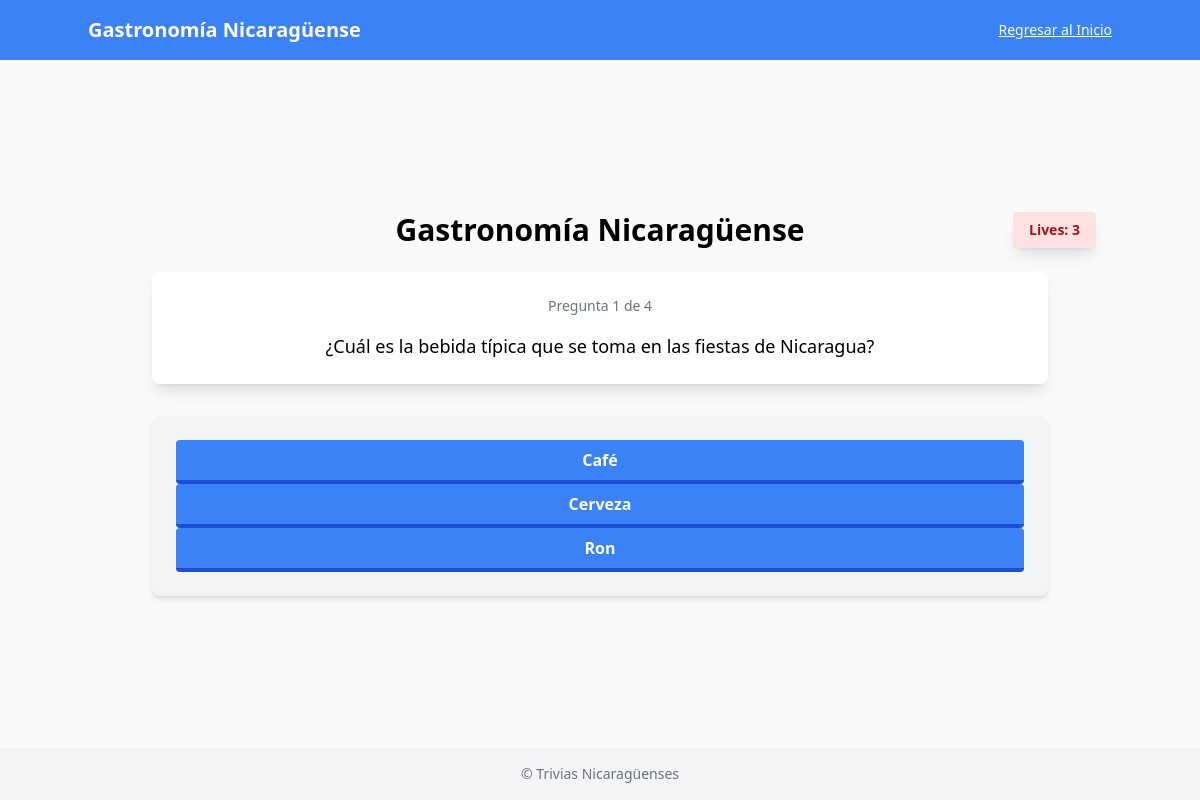
Screenshot of /trivia/3 (signed in) with the database file from the repository.
### tables this page shows
CREATE TABLE trivias (
  trivia_id integer,
  user_id integer,
  category_id integer,
  title text,
  points integer,
  FOREIGN KEY (user_id) REFERENCES users(id),
  FOREIGN KEY (category_id) REFERENCES categories(category_id),
  PRIMARY KEY (trivia_id)
);

CREATE TABLE questions (
  question_id integer,
  trivia_id integer,
  question_text text,
  FOREIGN KEY (trivia_id) REFERENCES trivias(trivia_id),
  PRIMARY KEY (question_id)
);

CREATE TABLE responses (
  response_id integer,
  trivia_id integer,
  question_id integer,
  response_text text,
  FOREIGN KEY (trivia_id) REFERENCES trivias(trivia_id),
  FOREIGN KEY (question_id) REFERENCES questions(question_id),
  PRIMARY KEY (response_id)
);

CREATE TABLE correct_responses (
  correct_response_id integer,
  trivia_id integer,
  question_id integer,
  correct_response_text text,
  FOREIGN KEY (trivia_id) REFERENCES trivias(trivia_id),
  FOREIGN KEY (question_id) REFERENCES questions(question_id),
  PRIMARY KEY (correct_response_id)
);

### app.py (the view)
@app.route("/trivia/<int:trivia_id>")
@login_required
def trivia(trivia_id):
    con = get_con_connection()
    user_id = session["user_id"]
    if "lives" not in session:
        print("Obtenemos las vidas")
        session["lives"] = 3
    print(session["lives"])
    trivia = con.execute("SELECT * FROM trivias WHERE trivia_id = ?", (trivia_id,)).fetchone()
    con.close()
    if not trivia:
        con.close()
        return redirect("/")
    print(f"Obtenemos los datos de la trivia. {dict(trivia)} \n")
    datos_trivia = trivia
    trivia = trivia[0]
    print(f"Obtenemos el id de la trivia {trivia_id} \n")
    con = get_con_connection()
    unanswered_questions = con.execute("""
    SELECT q.*
    FROM questions q
    WHERE q.trivia_id = ?
    AND NOT EXISTS (
        SELECT 1
        FROM user_responses ur
        WHERE ur.user_id = ? AND ur.correct_question_id = q.question_id
    )
    ORDER BY q.question_id
    """,(trivia_id, user_id,)).fetchall()
    unanswered_questions_dicts = [dict(row) for row in unanswered_questions]
    print(f"Obtenemos las preguntas sin obtener {unanswered_questions_dicts} \n")
    con.close()
    if not unanswered_questions:
        flash("Ya completaste esta trivia.", "success")
        con.close()
        return redirect("/")
    random.shuffle(unanswered_questions)
    unanswered_questions_dicts = [dict(row) for row in unanswered_questions]
    print(f"randomizamos las preguntas {unanswered_questions_dicts} \n")
    question = unanswered_questions[0]
    print(f"Obtenemos la primera pregunta de la lista de preguntas no respondidas {dict(question)}\n")
    con = get_con_connection()
    responses = con.execute(
        "SELECT * FROM responses WHERE question_id = ?", (question["question_id"],)
    ).fetchall()
    responses_dicts = [dict(row) for row in responses]
    print(f"Obtenemos todas las respuestas erroneas de responses {responses_dicts} \n")
    correct_responses = con.execute(
        "SELECT * FROM correct_responses WHERE question_id = ?", (question["question_id"],),
    ).fetchall()
    correct_responses_dicts = [dict(row) for row in correct_responses]
    print(f"Obtenemos las respuestas correctas de correct_responses {correct_responses_dicts} \n")
    con.close()
    total_responses = responses + correct_responses
    total_responses_dicts = [dict(row) for row in total_responses]
    print(f"Creamos total_responses {total_responses_dicts} \n")
    random.shuffle(total_responses)
    total_responses_dicts = [dict(row) for row in total_responses]
    print(f"Randomizamos total_responses{total_responses_dicts} \n")
    """Algo raro pero aqui contamos todas las preguntas en total que tiene ligada esta
     trivia"""
    con = get_con_connection()
    total_questions = con.execute(
    "SELECT COUNT(*) as total FROM questions WHERE trivia_id = ?", (trivia_id,)
        ).fetchone()
    print(f"Obtenemos en numero todas las preguntas de la trivia {dict(total_questions)} \n")
    """Aqui contamos el progreso, contea todos los elementos que encuentre con esta query,
    de la tabla user_responses, pues al parecer dentro de esta tabla busco encontrar todas las
    preguntas y respuestas que tengo incluidas dentro de mi tabla de user_responses, esto
    antes tenia sentido porque yo incluia todas las responses dentro de la tabla de user_responses
    pero ahora solo incluyo las que vengan de correct_user_responses"""
    """me podrias explicar que es lo que realmente hace aqui?, cuenta cuantas preguntas
    ya han sido respondidas en la tabla de user_responses?"""
    answered_count = con.execute(
        """
        SELECT COUNT(correct_response_id) as count
        FROM user_responses ur
        WHERE ur.user_id = ? AND ur.trivia_id = ?
        """,(
        user_id, trivia_id,)
    ).fetchone()
    print(f"Obtenemos las preguntas que ya han sido respondidas y entramos a el render_template {dict(answered_count)} /n")
    con.close()
    '''for response in total_responses_dicts:
        print(f"{response} /n")'''
    print("THIS IS ALL THE DATA BY ORDER. 1.datos_trivia, 2.question, 3.responses, 4.correct_responses, 5.total_responses, 6.answered_count ,7.lives, 8.unanswered_questions \n")
    print(f"datos trivia: {dict(datos_trivia)} \n question:  {dict(question)} \n responses:{responses_dicts} \n correct_responses{correct_responses_dicts} \n")
    print(f"total responses: {total_responses_dicts} \n answered count: {dict(answered_count)} \n unanswered questions: {unanswered_questions_dicts} \n")
    print(f" LIVES {session['lives']}")
    template_total_questions = dict(total_questions)
    print(f"\n answered_count: {answered_count[0] +1 } \n total_questions: {template_total_questions}")
    total_responses = [dict(response) for response in total_responses]
    return render_template(
        "trivia.html",
        trivia = datos_trivia,
        question = question,
        responses = responses,
        correct_responses = correct_responses,
        total_responses = total_responses,
        question_num = answered_count[0],
        total_questions = template_total_questions["total"],
        lives = session["lives"],
        unanswered_questions = unanswered_questions # Enviar las vidas a la plantilla
    )

### app.py (called while the page is built)
@app.after_request
def after_request(response):
    response.headers["Cache-Control"] = "no-cache, no-store, must-revalidate"
    response.headers["Expires"] = 0
    response.headers["Pragma"] = "no-cache"
    return response

@app.context_processor
def inject_dark_mode():
    return dict(dark_mode=session.get('dark_mode', False))

### helpers.py (called while the page is built)
def get_con_connection():
    db_path = os.path.abspath("users.db")
    con = sqlite3.connect(db_path)
    con.row_factory = sqlite3.Row
    return con

def login_required(f):
    @wraps(f)
    def decorated_function(*args, **kwargs):
        if session.get("user_id") is None:
            return redirect("/login")
        return f(*args, **kwargs)
    return decorated_function

### templates/trivia.html
{% extends "trivia_layout.html" %}
{% block content %}
<div class="container mx-auto px-4 py-16" id="trivia-container">
    <div class="flex items-center justify-between mb-6 relative sm:min-h-0">
        <div class="absolute left-1/2 transform -translate-x-1/2">
            <h2 class="text-3xl font-semibold text-center">{{ trivia['title'] }}</h2>
        </div>
        <div class="ml-auto bg-red-100 text-red-800 text-sm font-bold px-4 py-2 rounded shadow-lg">
            Lives: {{ lives }}
        </div>
    </div>
    <div class="bg-white rounded-lg shadow-lg p-6 w-full max-w-4xl mx-auto mb-8">
        <p class="text-sm text-gray-500 text-center mb-4">
            Pregunta {{ question_num + 1 }} de {{ total_questions }}
        </p>
        <p id="question-text" class="text-lg font-medium text-center">
            {{ question['question_text'] }}
        </p>
    </div>
    <div class="bg-gray-100 rounded-lg shadow-md p-6 w-full max-w-4xl mx-auto">
        {% for respuesta in total_responses %}
            {% if "correct_response_id" in respuesta %}
                <form
                method="POST"
                action="{{ url_for('register_correct_response', trivia_id= trivia['trivia_id'], correct_response_id= respuesta['correct_response_id'],  total_questions = total_questions, correct_question_id = respuesta['question_id'])}}"
                >
                    <button
                        type="submit"
                        id="button"
                        class="bg-blue-500 hover:bg-blue-400 text-white font-bold py-2 px-4 border-b-4 border-blue-700 hover:border-blue-500 rounded w-full trivia-button"
                    >
                    {{respuesta['correct_response_text']}}
                    </button>
                </form>
            {% elif "response_id" in respuesta %}
            <form
            method="POST"
            action="{{ url_for('register_response', trivia_id=trivia['trivia_id'], response_id = respuesta['response_id'], question_id = respuesta['question_id'])}}"
            >
            <button
                type="submit"
                id="button"
                class="bg-blue-500 hover:bg-blue-400 text-white font-bold py-2 px-4 border-b-4 border-blue-700 hover:border-blue-500 rounded w-full trivia-button"
            >
                {{ respuesta['response_text'] }}
            </button>
        </form>
        {% endif %}
        {% endfor %}
    </div>
</div>
{% endblock %}

### templates/trivia_layout.html (shortened to what this page needs)
<!DOCTYPE html>
<html lang="en">
<head>
    <script src="https://cdn.tailwindcss.com"></script>
</head>
<body class="bg-gray-50 min-h-screen flex flex-col">
   <header class="bg-blue-500 text-white py-4 px-6">
    <div class="container mx-auto flex flex-col sm:flex-row items-start sm:items-center justify-between space-y-2 sm:space-y-0">
        <h1 class="text-base sm:text-xl font-semibold">{{ trivia.title if trivia else "Trivias" }}</h1>
        <a href="/" class="text-xs sm:text-sm underline hover:text-gray-300">Regresar al Inicio</a>
    </div>
</header>
    <main class="flex-1 flex justify-center items-center py-8">
        {% block content %}
        {% endblock %}
    </main>
    <footer class="bg-gray-100 text-center py-4 text-sm text-gray-500">
        &copy; {{ current_year }} Trivias Nicaragüenses
    </footer>
</body>
</html>

### rows the page displays
trivias: title "Gastronomía Nicaragüense"
questions: question_text "¿Cuál es la bebida típica que se toma en las fiestas de Nicaragua?"
responses: response_text "Café"
responses: response_text "Cerveza"
correct_responses: correct_response_text "Ron"

### other values shown
{{ lives }} "3"
{{ question_num + 1 }} "1"
{{ total_questions }} "4"
